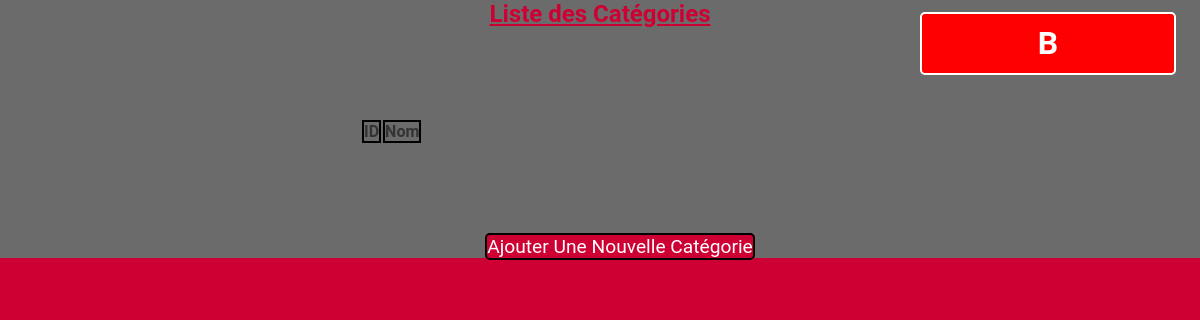
/categories-back.php, run on an earlier commit of the app's database.
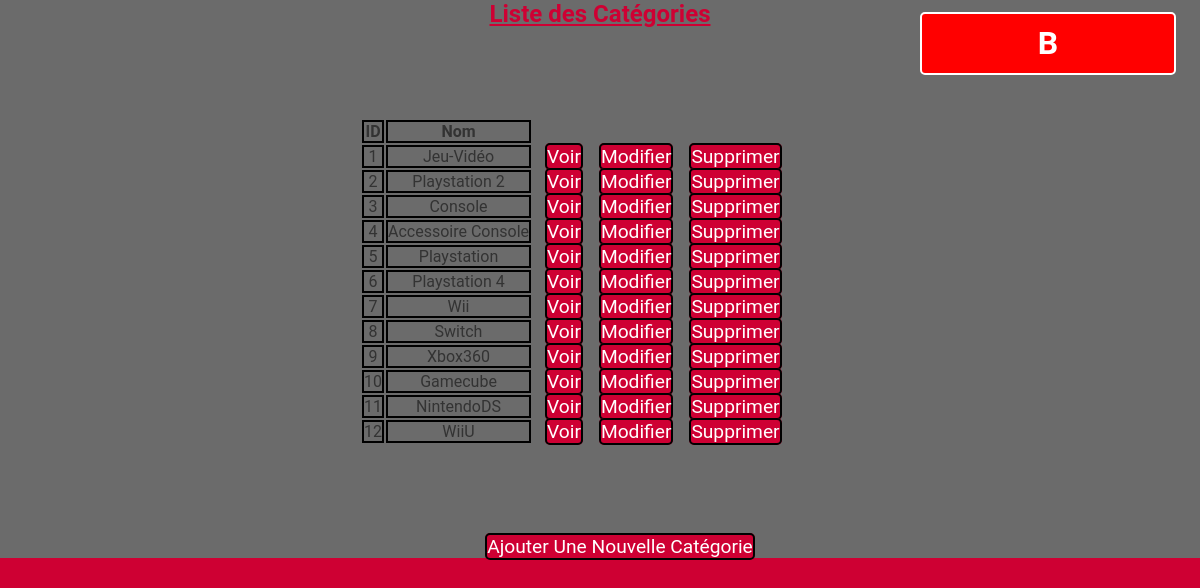
And on a later commit of the database.
### tables this page shows
CREATE TABLE categories
(
	categoryNumber INT PRIMARY KEY NOT NULL AUTO_INCREMENT,
    categoryName TINYTEXT
);

### PHP/indexcategory.php (the view, shortened to what this page needs)
<?php
require_once('connectcategory.php');
$sql = 'SELECT * FROM `categories`';
$query = $db->prepare($sql);
$query->execute();
$result = $query->fetchAll(PDO::FETCH_ASSOC);
?>
<!DOCTYPE html>
<html lang="en">
<head>
    <link rel="stylesheet" href="CSS/stylecategorie.css">
</head>
<body>
    <main class="contain">
        <div class="csd">
            <section class="sectionphp">
                <table class="table">
                    <h1>Liste des Catégories</h1>
                    <thead>
                        <th>ID</th>
                        <th>Nom</th>
                    </thead>
                    <tbody>
                        <?php
                            foreach($result as $categories){
                        ?>
                            <tr >
                                <td id="nomid"><?php echo $categories['categoryNumber'] ?></td>
                                <td id="nomid"><?php echo $categories['categoryName'] ?></td>
                                <td>
                                  <a href="PHP/detailscategory.php?id=<?php echo $categories['categoryNumber']?>">Voir</a>
                                  <a href="PHP/editcategory.php?id=<?php echo $categories['categoryNumber']?>">Modifier</a>
                                  <a href="PHP/deletecategory.php?id=<?php echo $categories['categoryNumber']?>">Supprimer</a>
                                </td>
                            </tr>
                        <?php
                        }
                        ?>
                    </tbody>
                </table>
                <a href="PHP/addcategory.php" class="btn btn-primary">Ajouter une nouvelle catégorie</a>
            </section>
        </div>
    </main>
</body>
</html>

### categories-back.php (shortened to what this page needs)
<!DOCTYPE html>
<html lang="en">
<head>
    <link rel="stylesheet" href="CSS/style.css">
</head>
<body>
<div id="back-office-categories-display">
    <a href="back-office.php" class="switch-to-back" title="Back-Office">B</a>
    <?php
    include('PHP/indexcategory.php');
?>
    </div>
</body>
</html>

### CSS/style.css (style rules this page uses)
* { margin: 0; padding: 0; }
body { background-color: #ce0033; font-family: "Roboto", sans-serif; color: #333; }
.switch-to-back { position: absolute; top: 1vw; right: 2vw; background-color: red; color: white; border: 2px solid white; font-weight: bold; font-size: 4vmin; text-decoration: none; text-align: center; padding: 0.8vw 1vw; }

### CSS/stylecategorie.css (style rules this page uses)
body { margin: 0; padding: 0; }
h1 { text-align: center; color: #ce0033; text-shadow: #000000; text-decoration: underline; }
a { border: solid 2px #000000; background-color: #ce0033; border-radius: 5px; color: #ffffff; text-decoration: none; text-transform: capitalize; margin-left: 1vw; width: 19vw; height: 5vh; bottom: 2%; text-align: center; border-radius: 5px; font-size: 1.6vw; }
.sectionphp { background-color: #6b6b6b; text-align: center; }
th { border: solid 2px black; }
#nomid { border: solid 2px black; }
.btn-primary { margin-left: 5vh; margin-bottom: 5vh; }
table { display: block; margin: 7.5vw; align-content: center; margin-left: 30vw; }
.csd { text-align: center; }

What changed in the data, as far as the page shows it:
added categories: categoryNumber "1", categoryName "Jeu-Vidéo"
added categories: categoryNumber "2", categoryName "Playstation 2"
added categories: categoryNumber "3", categoryName "Console"
added categories: categoryNumber "4", categoryName "Accessoire Console"
added categories: categoryNumber "5", categoryName "Playstation"
added categories: categoryNumber "6", categoryName "Playstation 4"
added categories: categoryNumber "7", categoryName "Wii"
added categories: categoryNumber "8", categoryName "Switch"
added categories: categoryNumber "9", categoryName "Xbox360"
added categories: categoryNumber "10", categoryName "Gamecube"
added categories: categoryNumber "11", categoryName "NintendoDS"
added categories: categoryNumber "12", categoryName "WiiU"
